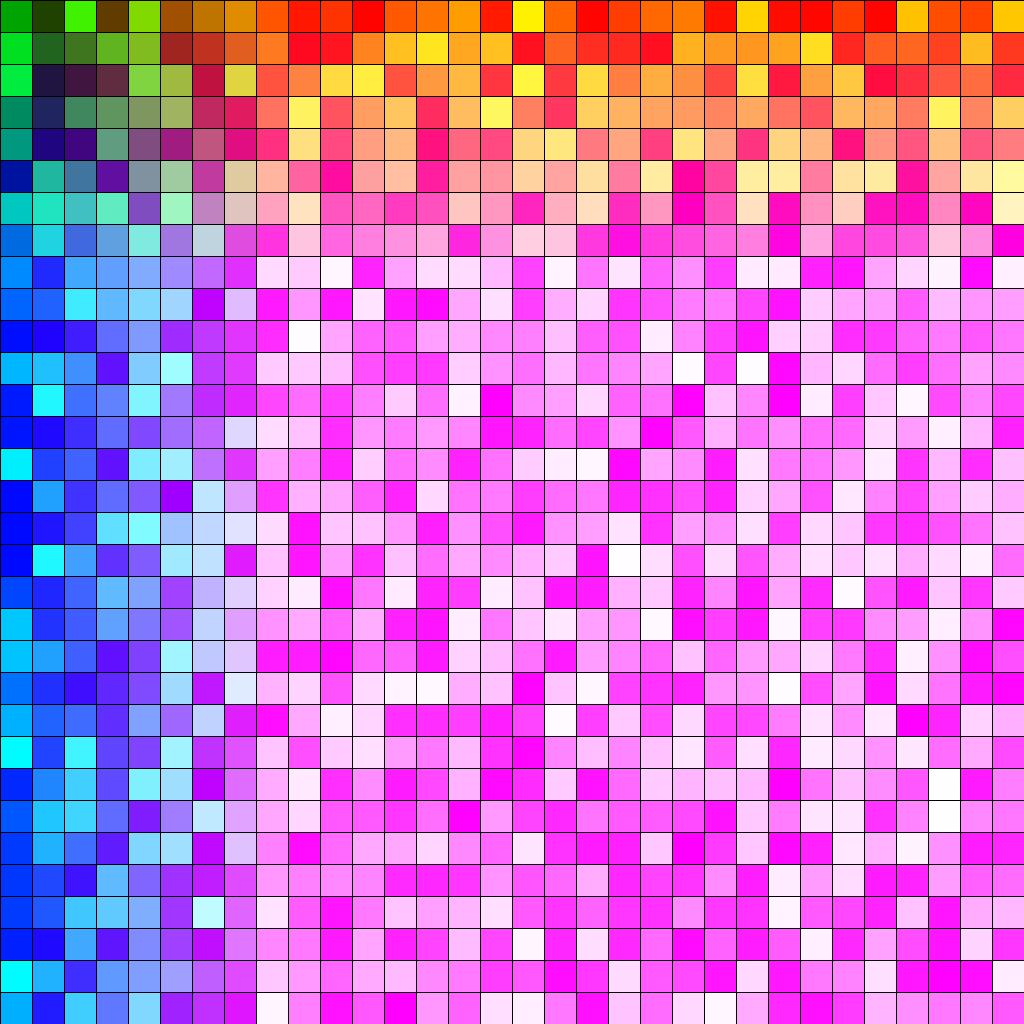
Frame 1 (no input)
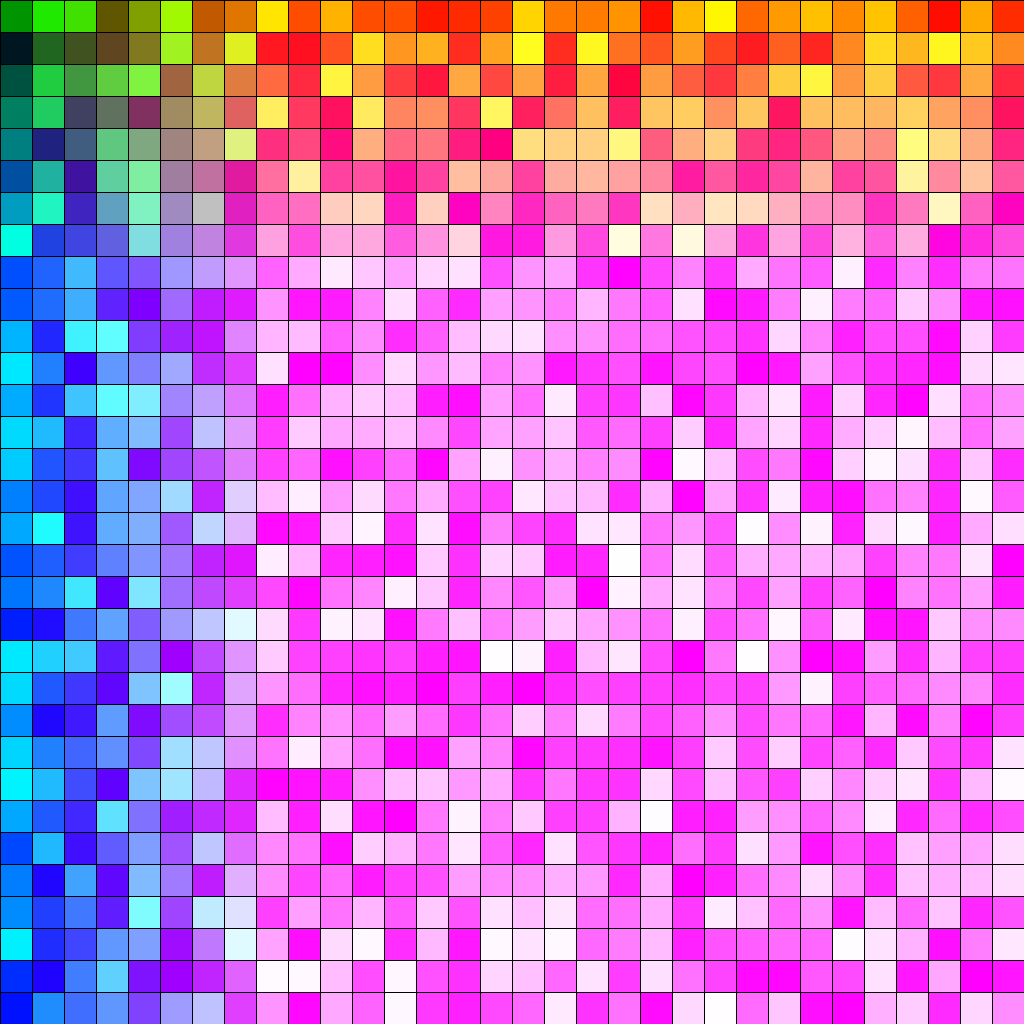
Frame 60 (the mouse pressed at the canvas centre just before this capture)
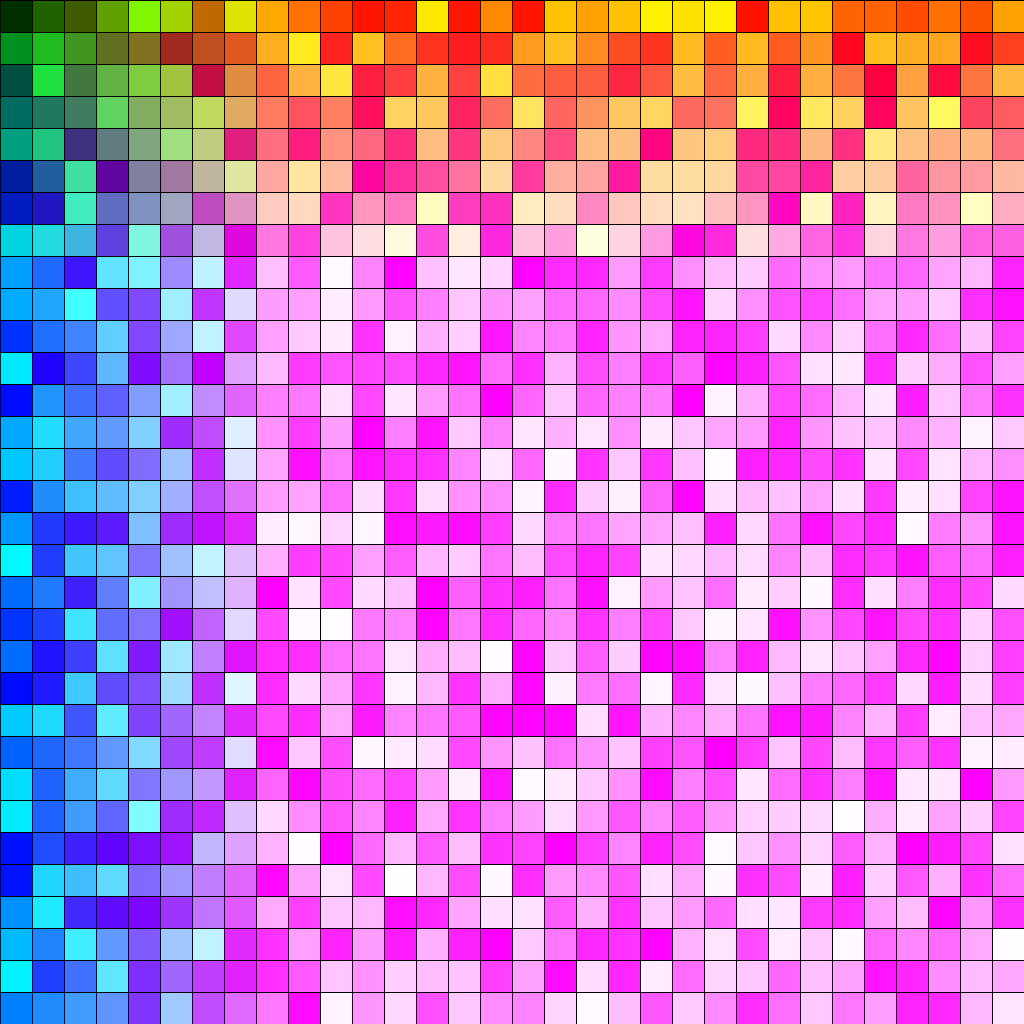
Frame 120 (the mouse held since frame 60 and released just before this capture)

The Processing sketch that drew these frames (run headless with seeded random() and noise(); from frame 60 on, the mouse is pressed at the canvas centre):

// Processing sketch: sketch_180917e
// ── sketch_180917e.pde
void setup() {
  size(1024, 1024);
  background(255);
  stroke(0);
  fill(255);
}

void draw() {
  background(255);

  // Nested for-loops allow us to create a grid! Check that you understand this.

  for (int y = 0; y <= height; y += height / 32) {
    for (int x = 0; x <= width; x += width / 32) {
      fill(x, random(255), y);
      rect(x, y, width / 32, height / 32);
    }
  }
}
